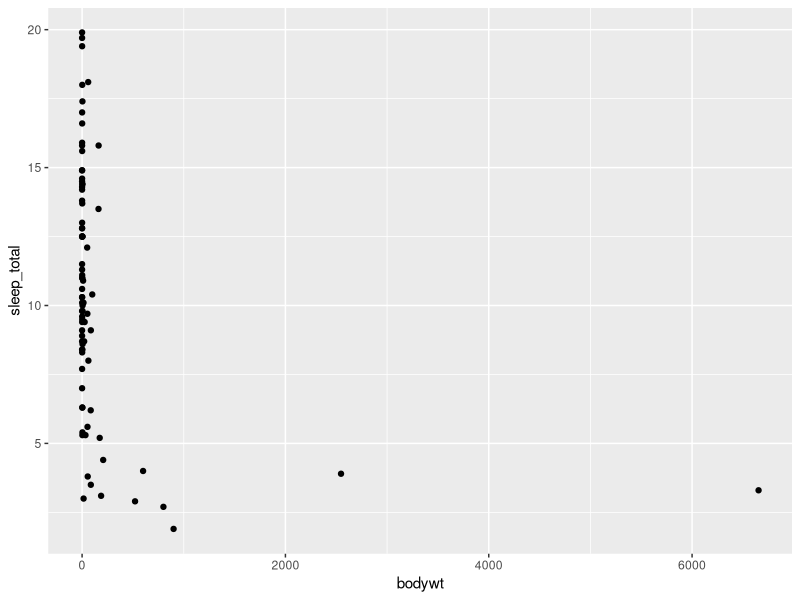
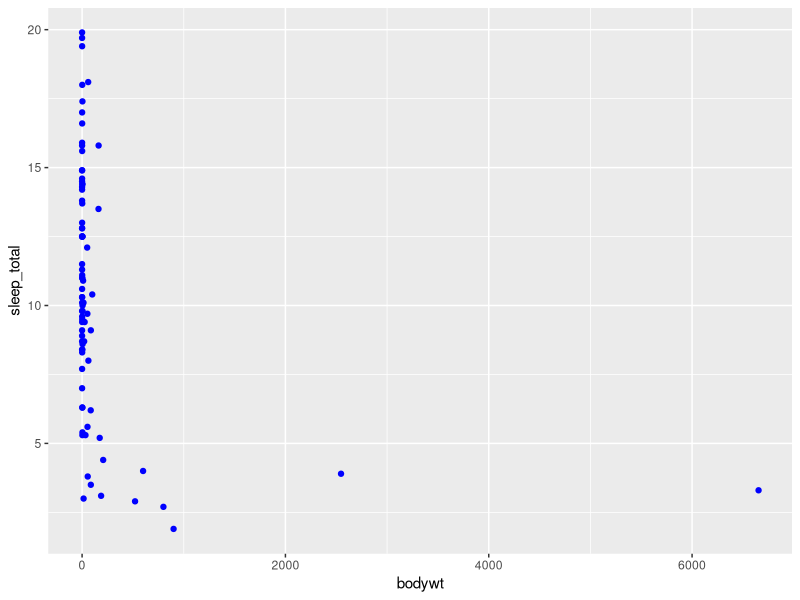
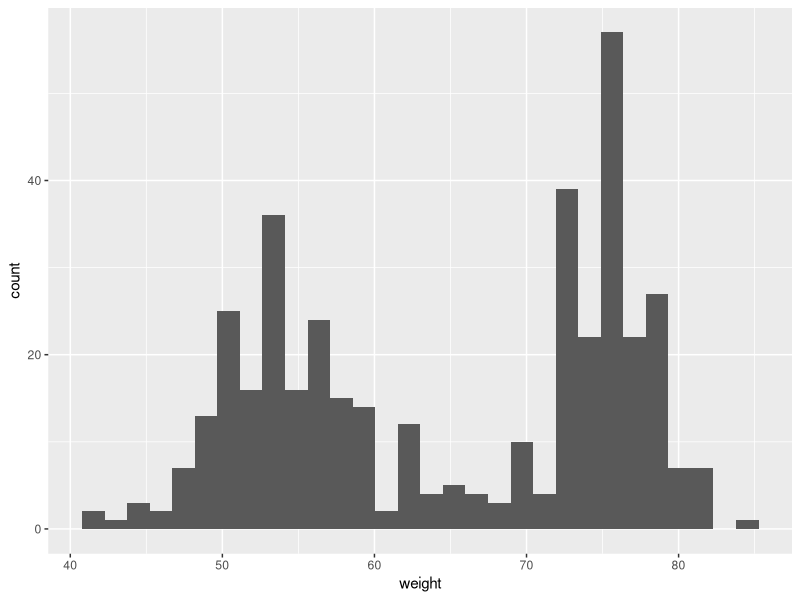
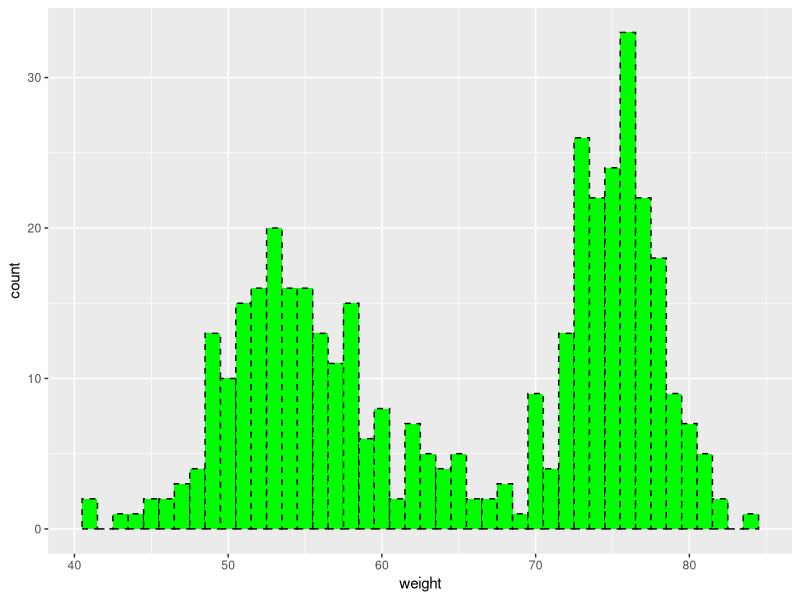
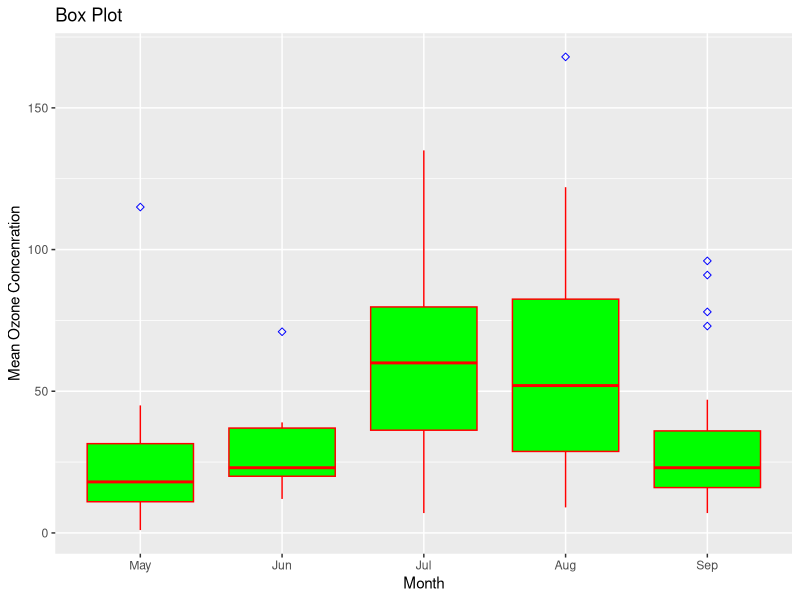
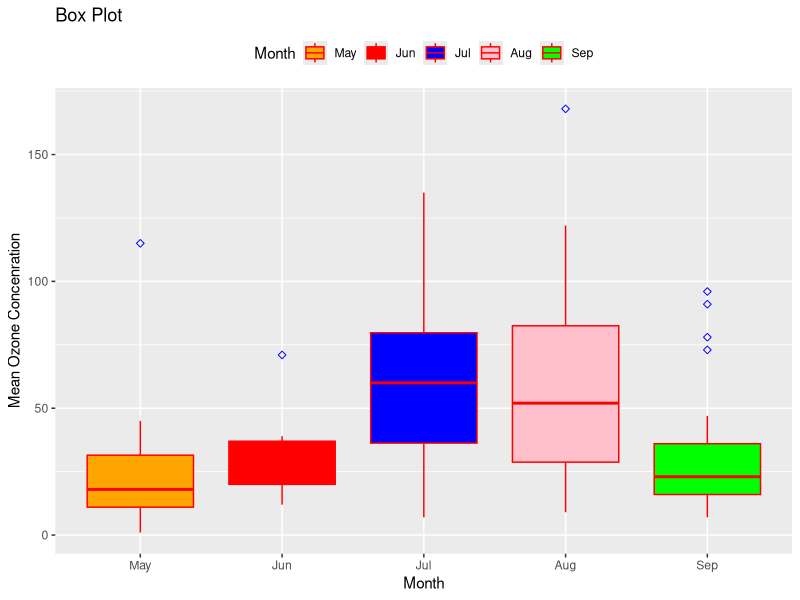
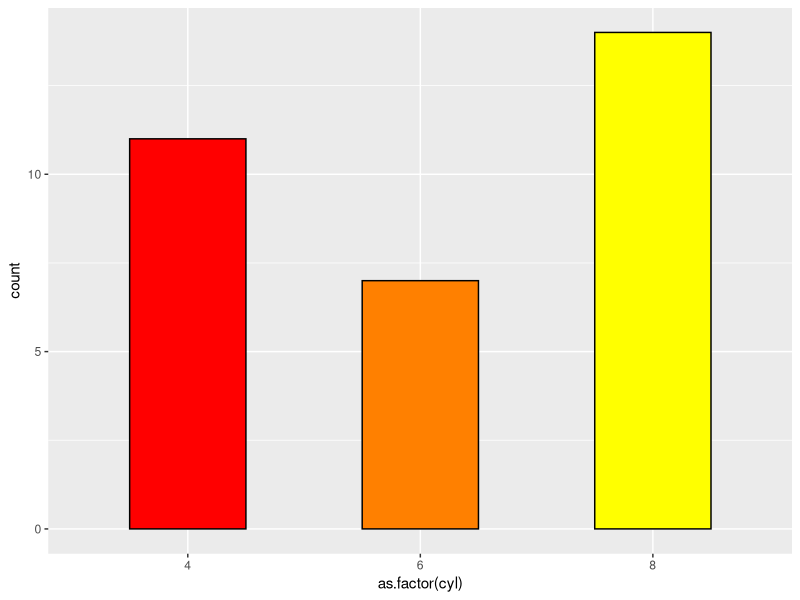
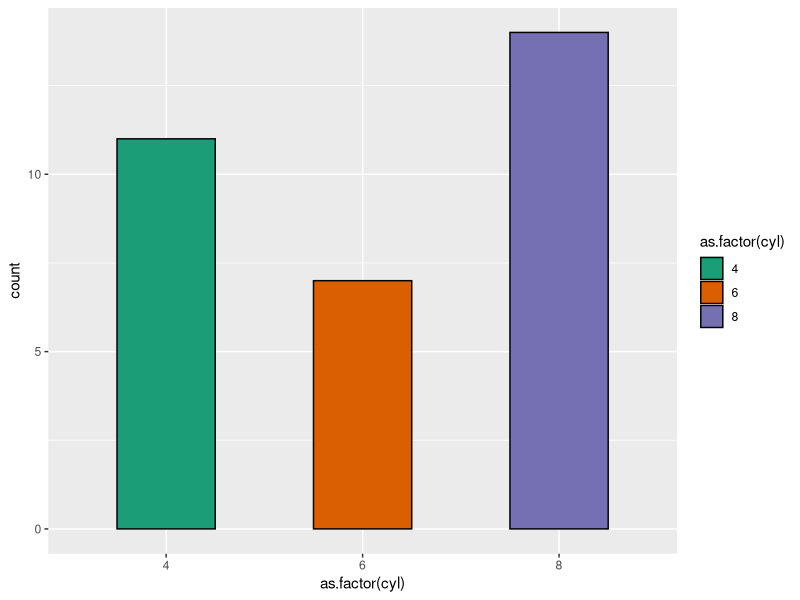

R code for these plots, in order:
## ---- chunk 1
knitr::opts_chunk$set(echo = TRUE)
## ---- chunk 2
library(ggplot2)
## ---- chunk 3
data("msleep")
head(msleep,8)
## ---- chunk 4
#scattter plot

scatterplot_1<-ggplot(data=msleep,aes(x=bodywt,y=sleep_total))+geom_point()
scatterplot_1
## ---- chunk 5

scatterplot_1<-ggplot(data=msleep,aes(x=bodywt,y=sleep_total))+geom_point(col="blue")
scatterplot_1
## ---- chunk 6
set.seed(1234)
weight_data<-data.frame(sex=factor(rep(c("F","M"),each=200)),weight=round(c(rnorm(200,mean=55,sd=5),rnorm(200,mean=75,sd=3))))
head(weight_data)
## ---- chunk 7
#Hiistogram
ggplot(data=weight_data,aes(x=weight))+geom_histogram()
## ---- chunk 8
#Hiistogram 
#bin width
#color of margins
#margin line type
ggplot(data=weight_data,aes(x=weight))+geom_histogram(binwidth =1,fill="green",color="black",linetype="dashed")
## ---- chunk 9
?linetype
## ---- chunk 10
data("airquality")
airquality

## ---- chunk 11
str(airquality)
## ---- chunk 12
#convert Monthh into a labeled factor
airquality$Month=factor(airquality$Month,labels=c("May","Jun","Jul","Aug","Sep"))
str(airquality)
## ---- chunk 13
#basic box plot
b1<-ggplot(data=airquality,aes(x=Month,y=Ozone))+geom_boxplot(fill="green",col="red",outlier.colour = "blue"
,outlier.shape =5 )+xlab("Month")+ylab("Mean Ozone Concenration")+ggtitle("Box Plot")
b1
## ---- chunk 14
#Defferent colurs for box plot
#possition of legend
b1<-ggplot(data=airquality,aes(x=Month,y=Ozone,fill=Month))+geom_boxplot(col="red",outlier.colour = "blue"
,outlier.shape =5 )+xlab("Month")+ylab("Mean Ozone Concenration")+ggtitle("Box Plot")+scale_fill_manual(values=c("orange","red","blue","pink","green"))+theme(legend.position = "top")
b1
## ---- chunk 15
data(mtcars)
head(mtcars,10)
str(mtcars)
## ---- chunk 16
#Basic bar chart
ggplot(mtcars,aes(x=as.factor(cyl)))+geom_bar(fill=heat.colors(3),col="black",width=0.5)
## ---- chunk 17
#Basic bar chart colour palat
ggplot(mtcars,aes(x=as.factor(cyl),fill=as.factor(cyl)))+geom_bar(color="black",width=0.5)+scale_fill_brewer(palette="Dark2")
## ---- chunk 18
data<-data.frame(name=c("A","B","C","D","E"),value=c(7,15,6,14,9))
data
## ---- chunk 19
ggplot(data,aes(x=name,y=value))+geom_bar(stat="identity")
## ---- chunk 20
#Create the data frame
data<-data.frame(subject=c("Physics","English","Mathematics","Biology","Chemistry"),
count=c(75,45,62,95,34))
data
## ---- chunk 21
ggplot(data,aes(x="",y=count,fill=subject))+geom_bar(stat="identity",width=1)
## ---- chunk 22
#Basic pie chart
ggplot(data,aes(x="",y=count,fill=subject))+geom_bar(stat="identity",width=1)+coord_polar("y",start=0)
